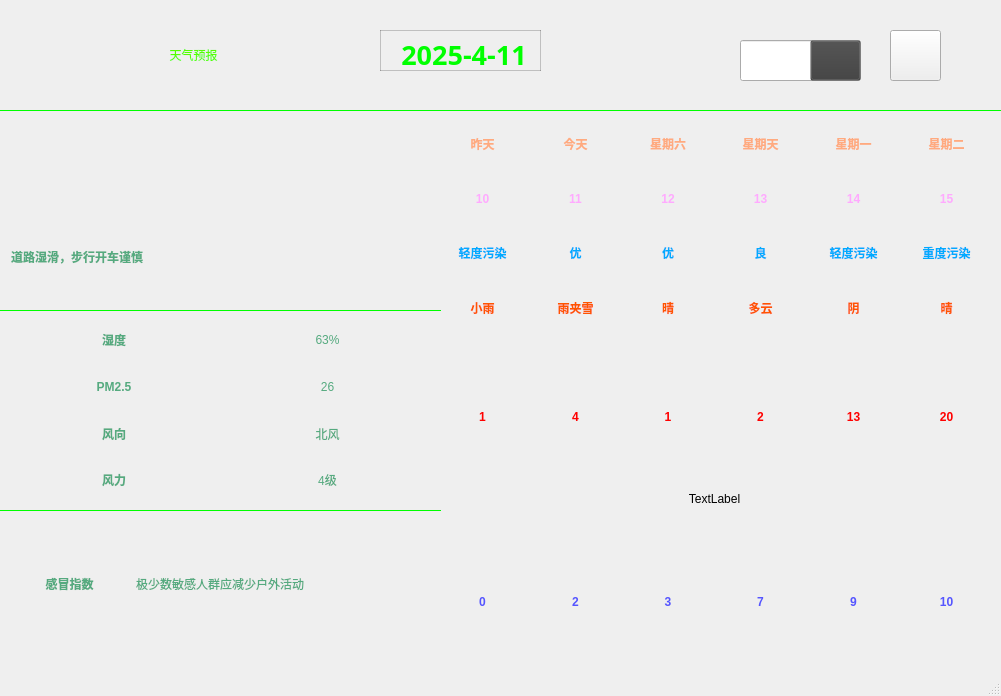
<?xml version="1.0" encoding="UTF-8"?>
<ui version="4.0">
 <class>weather</class>
 <widget class="QMainWindow" name="weather">
  <property name="geometry">
   <rect>
    <x>0</x>
    <y>0</y>
    <width>1001</width>
    <height>696</height>
   </rect>
  </property>
  <property name="windowTitle">
   <string>weather</string>
  </property>
  <property name="autoFillBackground">
   <bool>false</bool>
  </property>
  <widget class="QWidget" name="centralwidget">
   <widget class="QLineEdit" name="cityLineEdit">
    <property name="geometry">
     <rect>
      <x>740</x>
      <y>40</y>
      <width>121</width>
      <height>41</height>
     </rect>
    </property>
    <property name="cursor">
     <cursorShape>PointingHandCursor</cursorShape>
    </property>
    <property name="styleSheet">
     <string notr="true"/>
    </property>
   </widget>
   <widget class="QLabel" name="dateLb">
    <property name="geometry">
     <rect>
      <x>380</x>
      <y>30</y>
      <width>161</width>
      <height>41</height>
     </rect>
    </property>
    <property name="font">
     <font>
      <family>微软雅黑</family>
      <pointsize>20</pointsize>
      <weight>50</weight>
      <italic>false</italic>
      <bold>false</bold>
     </font>
    </property>
    <property name="styleSheet">
     <string notr="true">font: 20pt &quot;微软雅黑&quot;;
background-color: rgba(255, 255, 255, 0);
color: rgb(255, 255, 255);
border: 1px solid rgba(0, 0, 0, 0.2);
padding: 5px;</string>
    </property>
    <property name="midLineWidth">
     <number>1</number>
    </property>
    <property name="text">
     <string>&lt;html&gt;&lt;head/&gt;&lt;body&gt;&lt;p align=&quot;center&quot;&gt;&lt;span style=&quot; font-weight:600; color:#00ff00;&quot;&gt;2025-4-11&lt;/span&gt;&lt;/p&gt;&lt;/body&gt;&lt;/html&gt;</string>
    </property>
   </widget>
   <widget class="Line" name="hLine_1">
    <property name="geometry">
     <rect>
      <x>-10</x>
      <y>110</y>
      <width>1011</width>
      <height>20</height>
     </rect>
    </property>
    <property name="styleSheet">
     <string notr="true">QFrame {
    border: none;
    border-top: 1px solid rgb(0, 255, 0);
}</string>
    </property>
    <property name="orientation">
     <enum>Qt::Horizontal</enum>
    </property>
   </widget>
   <widget class="Line" name="hLine_10">
    <property name="geometry">
     <rect>
      <x>-10</x>
      <y>310</y>
      <width>451</width>
      <height>20</height>
     </rect>
    </property>
    <property name="styleSheet">
     <string notr="true">QFrame {
    border: none;
    border-top: 1px solid rgb(0, 255, 0);
}</string>
    </property>
    <property name="orientation">
     <enum>Qt::Horizontal</enum>
    </property>
   </widget>
   <widget class="Line" name="hLine_11">
    <property name="geometry">
     <rect>
      <x>0</x>
      <y>510</y>
      <width>441</width>
      <height>16</height>
     </rect>
    </property>
    <property name="styleSheet">
     <string notr="true">QFrame {
    border: none;
    border-top: 1px solid rgb(0, 255, 0);
}</string>
    </property>
    <property name="orientation">
     <enum>Qt::Horizontal</enum>
    </property>
   </widget>
   <widget class="QLabel" name="label">
    <property name="geometry">
     <rect>
      <x>3</x>
      <y>10</y>
      <width>381</width>
      <height>91</height>
     </rect>
    </property>
    <property name="styleSheet">
     <string notr="true">font: 20pt &quot;华文琥珀&quot;;
 background-color: rgba(255, 255, 255, 0);
 color: rgb(85, 255, 0);
</string>
    </property>
    <property name="text">
     <string>&lt;html&gt;&lt;head/&gt;&lt;body&gt;&lt;p align=&quot;center&quot;&gt;天气预报&lt;/p&gt;&lt;/body&gt;&lt;/html&gt;</string>
    </property>
   </widget>
   <widget class="QWidget" name="gridLayoutWidget">
    <property name="geometry">
     <rect>
      <x>10</x>
      <y>320</y>
      <width>421</width>
      <height>181</height>
     </rect>
    </property>
    <layout class="QGridLayout" name="gridLayout">
     <item row="1" column="1">
      <widget class="QLabel" name="pmnr">
       <property name="text">
        <string>&lt;html&gt;&lt;head/&gt;&lt;body&gt;&lt;p align=&quot;center&quot;&gt;&lt;span style=&quot; color:#55aa7f;&quot;&gt;26&lt;/span&gt;&lt;/p&gt;&lt;/body&gt;&lt;/html&gt;</string>
       </property>
      </widget>
     </item>
     <item row="3" column="1">
      <widget class="QLabel" name="flnr">
       <property name="text">
        <string>&lt;html&gt;&lt;head/&gt;&lt;body&gt;&lt;p align=&quot;center&quot;&gt;&lt;span style=&quot; color:#55aa7f;&quot;&gt;4级&lt;/span&gt;&lt;/p&gt;&lt;/body&gt;&lt;/html&gt;</string>
       </property>
      </widget>
     </item>
     <item row="1" column="0">
      <widget class="QLabel" name="pm">
       <property name="text">
        <string>&lt;html&gt;&lt;head/&gt;&lt;body&gt;&lt;p align=&quot;center&quot;&gt;&lt;span style=&quot; font-weight:600; color:#55aa7f;&quot;&gt;PM2.5&lt;/span&gt;&lt;/p&gt;&lt;/body&gt;&lt;/html&gt;</string>
       </property>
      </widget>
     </item>
     <item row="0" column="0">
      <widget class="QLabel" name="shidu">
       <property name="enabled">
        <bool>true</bool>
       </property>
       <property name="text">
        <string>&lt;html&gt;&lt;head/&gt;&lt;body&gt;&lt;p align=&quot;center&quot;&gt;&lt;span style=&quot; font-weight:600; color:#55aa7f;&quot;&gt;湿度&lt;/span&gt;&lt;/p&gt;&lt;/body&gt;&lt;/html&gt;</string>
       </property>
      </widget>
     </item>
     <item row="0" column="1">
      <widget class="QLabel" name="xidunr">
       <property name="text">
        <string>&lt;html&gt;&lt;head/&gt;&lt;body&gt;&lt;p align=&quot;center&quot;&gt;&lt;span style=&quot; color:#55aa7f;&quot;&gt;63%&lt;/span&gt;&lt;/p&gt;&lt;/body&gt;&lt;/html&gt;</string>
       </property>
      </widget>
     </item>
     <item row="3" column="0">
      <widget class="QLabel" name="fengl">
       <property name="text">
        <string>&lt;html&gt;&lt;head/&gt;&lt;body&gt;&lt;p align=&quot;center&quot;&gt;&lt;span style=&quot; font-weight:600; color:#55aa7f;&quot;&gt;风力&lt;/span&gt;&lt;/p&gt;&lt;/body&gt;&lt;/html&gt;</string>
       </property>
      </widget>
     </item>
     <item row="2" column="1">
      <widget class="QLabel" name="fxnr">
       <property name="text">
        <string>&lt;html&gt;&lt;head/&gt;&lt;body&gt;&lt;p align=&quot;center&quot;&gt;&lt;span style=&quot; color:#55aa7f;&quot;&gt;北风&lt;/span&gt;&lt;/p&gt;&lt;/body&gt;&lt;/html&gt;</string>
       </property>
      </widget>
     </item>
     <item row="2" column="0">
      <widget class="QLabel" name="fengx">
       <property name="text">
        <string>&lt;html&gt;&lt;head/&gt;&lt;body&gt;&lt;p align=&quot;center&quot;&gt;&lt;span style=&quot; font-weight:600; color:#55aa7f;&quot;&gt;风向&lt;/span&gt;&lt;/p&gt;&lt;/body&gt;&lt;/html&gt;</string>
       </property>
      </widget>
     </item>
    </layout>
   </widget>
   <widget class="QWidget" name="gridLayoutWidget_2">
    <property name="geometry">
     <rect>
      <x>9</x>
      <y>120</y>
      <width>421</width>
      <height>181</height>
     </rect>
    </property>
    <layout class="QGridLayout" name="gridLayout_4">
     <item row="0" column="2" rowspan="2">
      <widget class="QLabel" name="typewea">
       <property name="styleSheet">
        <string notr="true">border-image: url(:/day/day/sunny.png);
background-color: rgba(60, 60, 60, 0);</string>
       </property>
       <property name="text">
        <string>&lt;html&gt;&lt;head/&gt;&lt;body&gt;&lt;p align=&quot;center&quot;&gt;&lt;span style=&quot; font-weight:600; color:#55aa7f;&quot;&gt;&lt;/span&gt;&lt;/p&gt;&lt;/body&gt;&lt;/html&gt;</string>
       </property>
      </widget>
     </item>
     <item row="0" column="0">
      <widget class="QLabel" name="citywz">
       <property name="styleSheet">
        <string notr="true">image:url(:/weatherico/leaf.ico)</string>
       </property>
       <property name="text">
        <string>&lt;!DOCTYPE HTML PUBLIC &quot;-//W3C//DTD HTML 4.0//EN&quot; &quot;http://www.w3.org/TR/REC-html40/strict.dtd&quot;&gt;
&lt;html&gt;&lt;head&gt;&lt;meta name=&quot;qrichtext&quot; content=&quot;1&quot; /&gt;&lt;style type=&quot;text/css&quot;&gt;
p, li { white-space: pre-wrap; }
&lt;/style&gt;&lt;/head&gt;&lt;body style=&quot; font-family:'SimSun'; font-size:9pt; font-weight:400; font-style:normal;&quot;&gt;
&lt;p align=&quot;center&quot; style=&quot;-qt-paragraph-type:empty; margin-top:12px; margin-bottom:12px; margin-left:0px; margin-right:0px; -qt-block-indent:0; text-indent:0px;&quot;&gt;&lt;br /&gt;&lt;/p&gt;&lt;/body&gt;&lt;/html&gt;</string>
       </property>
      </widget>
     </item>
     <item row="1" column="0">
      <widget class="QLabel" name="jianyi">
       <property name="text">
        <string>&lt;html&gt;&lt;head/&gt;&lt;body&gt;&lt;p align=&quot;center&quot;&gt;&lt;span style=&quot; font-weight:600; color:#55aa7f;&quot;&gt;道路湿滑，步行开车谨慎&lt;/span&gt;&lt;/p&gt;&lt;/body&gt;&lt;/html&gt;</string>
       </property>
      </widget>
     </item>
     <item row="1" column="1">
      <widget class="QLabel" name="temLb">
       <property name="text">
        <string/>
       </property>
      </widget>
     </item>
     <item row="0" column="1">
      <widget class="QLabel" name="wz">
       <property name="text">
        <string/>
       </property>
      </widget>
     </item>
    </layout>
   </widget>
   <widget class="QWidget" name="gridLayoutWidget_3">
    <property name="geometry">
     <rect>
      <x>9</x>
      <y>519</y>
      <width>421</width>
      <height>131</height>
     </rect>
    </property>
    <layout class="QGridLayout" name="gridLayout_6">
     <item row="0" column="2">
      <widget class="QLabel" name="sunRiseSetLb">
       <property name="text">
        <string>&lt;html&gt;&lt;head/&gt;&lt;body&gt;&lt;p align=&quot;center&quot;&gt;&lt;br/&gt;&lt;/p&gt;&lt;/body&gt;&lt;/html&gt;</string>
       </property>
      </widget>
     </item>
     <item row="0" column="1">
      <widget class="QLabel" name="suggest">
       <property name="text">
        <string>&lt;html&gt;&lt;head/&gt;&lt;body&gt;&lt;p align=&quot;center&quot;&gt;&lt;span style=&quot; color:#55aa7f;&quot;&gt;极少数敏感人群应减少户外活动&lt;/span&gt;&lt;/p&gt;&lt;/body&gt;&lt;/html&gt;</string>
       </property>
      </widget>
     </item>
     <item row="0" column="0">
      <widget class="QLabel" name="coolill">
       <property name="text">
        <string>&lt;html&gt;&lt;head/&gt;&lt;body&gt;&lt;p align=&quot;center&quot;&gt;&lt;span style=&quot; font-weight:600; color:#55aa7f;&quot;&gt;感冒指数&lt;/span&gt;&lt;/p&gt;&lt;/body&gt;&lt;/html&gt;</string>
       </property>
      </widget>
     </item>
    </layout>
   </widget>
   <widget class="QWidget" name="gridLayoutWidget_4">
    <property name="geometry">
     <rect>
      <x>439</x>
      <y>120</y>
      <width>551</width>
      <height>321</height>
     </rect>
    </property>
    <layout class="QGridLayout" name="gridLayout_7">
     <item row="2" column="4">
      <widget class="QLabel" name="quli4">
       <property name="text">
        <string>&lt;html&gt;&lt;head/&gt;&lt;body&gt;&lt;p align=&quot;center&quot;&gt;&lt;span style=&quot; font-weight:600; color:#00aaff;&quot;&gt;轻度污染&lt;/span&gt;&lt;/p&gt;&lt;/body&gt;&lt;/html&gt;</string>
       </property>
      </widget>
     </item>
     <item row="4" column="4">
      <widget class="QLabel" name="tq4">
       <property name="styleSheet">
        <string notr="true">image:url(:/day/day/blowing_dust.png)</string>
       </property>
       <property name="text">
        <string/>
       </property>
      </widget>
     </item>
     <item row="3" column="3">
      <widget class="QLabel" name="we3">
       <property name="text">
        <string>&lt;html&gt;&lt;head/&gt;&lt;body&gt;&lt;p align=&quot;center&quot;&gt;&lt;span style=&quot; font-weight:600; color:#ff5500;&quot;&gt;多云&lt;/span&gt;&lt;/p&gt;&lt;/body&gt;&lt;/html&gt;</string>
       </property>
      </widget>
     </item>
     <item row="1" column="4">
      <widget class="QLabel" name="date4">
       <property name="text">
        <string>&lt;html&gt;&lt;head/&gt;&lt;body&gt;&lt;p align=&quot;center&quot;&gt;&lt;span style=&quot; font-weight:600; color:#ffaaff;&quot;&gt;14&lt;/span&gt;&lt;/p&gt;&lt;/body&gt;&lt;/html&gt;</string>
       </property>
      </widget>
     </item>
     <item row="2" column="1">
      <widget class="QLabel" name="quli1">
       <property name="text">
        <string>&lt;html&gt;&lt;head/&gt;&lt;body&gt;&lt;p align=&quot;center&quot;&gt;&lt;span style=&quot; font-weight:600; color:#00aaff;&quot;&gt;优&lt;/span&gt;&lt;/p&gt;&lt;/body&gt;&lt;/html&gt;</string>
       </property>
      </widget>
     </item>
     <item row="2" column="5">
      <widget class="QLabel" name="quli5">
       <property name="text">
        <string>&lt;html&gt;&lt;head/&gt;&lt;body&gt;&lt;p align=&quot;center&quot;&gt;&lt;span style=&quot; font-weight:600; color:#00aaff;&quot;&gt;重度污染&lt;/span&gt;&lt;/p&gt;&lt;/body&gt;&lt;/html&gt;</string>
       </property>
      </widget>
     </item>
     <item row="0" column="3">
      <widget class="QLabel" name="week3">
       <property name="text">
        <string>&lt;html&gt;&lt;head/&gt;&lt;body&gt;&lt;p align=&quot;center&quot;&gt;&lt;span style=&quot; font-weight:600; color:#ffaa7f;&quot;&gt;星期天&lt;/span&gt;&lt;/p&gt;&lt;/body&gt;&lt;/html&gt;</string>
       </property>
      </widget>
     </item>
     <item row="1" column="3">
      <widget class="QLabel" name="date3">
       <property name="text">
        <string>&lt;html&gt;&lt;head/&gt;&lt;body&gt;&lt;p align=&quot;center&quot;&gt;&lt;span style=&quot; font-weight:600; color:#ffaaff;&quot;&gt;13&lt;/span&gt;&lt;/p&gt;&lt;/body&gt;&lt;/html&gt;</string>
       </property>
      </widget>
     </item>
     <item row="3" column="2">
      <widget class="QLabel" name="we2">
       <property name="text">
        <string>&lt;html&gt;&lt;head/&gt;&lt;body&gt;&lt;p align=&quot;center&quot;&gt;&lt;span style=&quot; font-weight:600; color:#ff5500;&quot;&gt;晴&lt;/span&gt;&lt;/p&gt;&lt;/body&gt;&lt;/html&gt;</string>
       </property>
      </widget>
     </item>
     <item row="1" column="2">
      <widget class="QLabel" name="date2">
       <property name="text">
        <string>&lt;html&gt;&lt;head/&gt;&lt;body&gt;&lt;p align=&quot;center&quot;&gt;&lt;span style=&quot; font-weight:600; color:#ffaaff;&quot;&gt;12&lt;/span&gt;&lt;/p&gt;&lt;/body&gt;&lt;/html&gt;</string>
       </property>
      </widget>
     </item>
     <item row="5" column="2">
      <widget class="QLabel" name="h2">
       <property name="text">
        <string>&lt;html&gt;&lt;head/&gt;&lt;body&gt;&lt;p align=&quot;center&quot;&gt;&lt;span style=&quot; font-weight:600; color:#ff0000;&quot;&gt;1&lt;/span&gt;&lt;/p&gt;&lt;/body&gt;&lt;/html&gt;</string>
       </property>
      </widget>
     </item>
     <item row="4" column="0">
      <widget class="QLabel" name="tq0">
       <property name="styleSheet">
        <string notr="true">image:url(:/day/day/cloudy.png)</string>
       </property>
       <property name="text">
        <string/>
       </property>
      </widget>
     </item>
     <item row="5" column="1">
      <widget class="QLabel" name="h1">
       <property name="text">
        <string>&lt;html&gt;&lt;head/&gt;&lt;body&gt;&lt;p align=&quot;center&quot;&gt;&lt;span style=&quot; font-weight:600; color:#ff0000;&quot;&gt;4&lt;/span&gt;&lt;/p&gt;&lt;/body&gt;&lt;/html&gt;</string>
       </property>
      </widget>
     </item>
     <item row="0" column="2">
      <widget class="QLabel" name="week2">
       <property name="text">
        <string>&lt;html&gt;&lt;head/&gt;&lt;body&gt;&lt;p align=&quot;center&quot;&gt;&lt;span style=&quot; font-weight:600; color:#ffaa7f;&quot;&gt;星期六&lt;/span&gt;&lt;/p&gt;&lt;/body&gt;&lt;/html&gt;</string>
       </property>
      </widget>
     </item>
     <item row="4" column="5">
      <widget class="QLabel" name="tq5">
       <property name="styleSheet">
        <string notr="true">image:url(:/night/night/snow_shower.png)</string>
       </property>
       <property name="text">
        <string/>
       </property>
      </widget>
     </item>
     <item row="4" column="1">
      <widget class="QLabel" name="tq1">
       <property name="styleSheet">
        <string notr="true">image: url(:/day/day/extreme_rain.png);</string>
       </property>
       <property name="text">
        <string/>
       </property>
      </widget>
     </item>
     <item row="1" column="0">
      <widget class="QLabel" name="date0">
       <property name="text">
        <string>&lt;html&gt;&lt;head/&gt;&lt;body&gt;&lt;p align=&quot;center&quot;&gt;&lt;span style=&quot; font-weight:600; color:#ffaaff;&quot;&gt;10&lt;/span&gt;&lt;/p&gt;&lt;/body&gt;&lt;/html&gt;</string>
       </property>
      </widget>
     </item>
     <item row="5" column="0">
      <widget class="QLabel" name="h0">
       <property name="text">
        <string>&lt;html&gt;&lt;head/&gt;&lt;body&gt;&lt;p align=&quot;center&quot;&gt;&lt;span style=&quot; font-weight:600; color:#ff0000;&quot;&gt;1&lt;/span&gt;&lt;/p&gt;&lt;/body&gt;&lt;/html&gt;</string>
       </property>
      </widget>
     </item>
     <item row="5" column="4">
      <widget class="QLabel" name="h4">
       <property name="text">
        <string>&lt;html&gt;&lt;head/&gt;&lt;body&gt;&lt;p align=&quot;center&quot;&gt;&lt;span style=&quot; font-weight:600; color:#ff0000;&quot;&gt;13&lt;/span&gt;&lt;/p&gt;&lt;/body&gt;&lt;/html&gt;</string>
       </property>
      </widget>
     </item>
     <item row="4" column="2">
      <widget class="QLabel" name="tq2">
       <property name="styleSheet">
        <string notr="true">image:url(:/day/day/sunny.png)</string>
       </property>
       <property name="text">
        <string/>
       </property>
      </widget>
     </item>
     <item row="5" column="5">
      <widget class="QLabel" name="h5">
       <property name="text">
        <string>&lt;html&gt;&lt;head/&gt;&lt;body&gt;&lt;p align=&quot;center&quot;&gt;&lt;span style=&quot; font-weight:600; color:#ff0000;&quot;&gt;20&lt;/span&gt;&lt;/p&gt;&lt;/body&gt;&lt;/html&gt;</string>
       </property>
      </widget>
     </item>
     <item row="1" column="1">
      <widget class="QLabel" name="date1">
       <property name="text">
        <string>&lt;html&gt;&lt;head/&gt;&lt;body&gt;&lt;p align=&quot;center&quot;&gt;&lt;span style=&quot; font-weight:600; color:#ffaaff;&quot;&gt;11&lt;/span&gt;&lt;/p&gt;&lt;/body&gt;&lt;/html&gt;</string>
       </property>
      </widget>
     </item>
     <item row="2" column="3">
      <widget class="QLabel" name="quli3">
       <property name="text">
        <string>&lt;html&gt;&lt;head/&gt;&lt;body&gt;&lt;p align=&quot;center&quot;&gt;&lt;span style=&quot; font-weight:600; color:#00aaff;&quot;&gt;良&lt;/span&gt;&lt;/p&gt;&lt;/body&gt;&lt;/html&gt;</string>
       </property>
      </widget>
     </item>
     <item row="0" column="0">
      <widget class="QLabel" name="week0">
       <property name="text">
        <string>&lt;html&gt;&lt;head/&gt;&lt;body&gt;&lt;p align=&quot;center&quot;&gt;&lt;span style=&quot; font-weight:600; color:#ffaa7f;&quot;&gt;昨天&lt;/span&gt;&lt;/p&gt;&lt;/body&gt;&lt;/html&gt;</string>
       </property>
      </widget>
     </item>
     <item row="3" column="4">
      <widget class="QLabel" name="we4">
       <property name="text">
        <string>&lt;html&gt;&lt;head/&gt;&lt;body&gt;&lt;p align=&quot;center&quot;&gt;&lt;span style=&quot; font-weight:600; color:#ff5500;&quot;&gt;阴&lt;/span&gt;&lt;/p&gt;&lt;/body&gt;&lt;/html&gt;</string>
       </property>
      </widget>
     </item>
     <item row="0" column="4">
      <widget class="QLabel" name="week4">
       <property name="text">
        <string>&lt;html&gt;&lt;head/&gt;&lt;body&gt;&lt;p align=&quot;center&quot;&gt;&lt;span style=&quot; font-weight:600; color:#ffaa7f;&quot;&gt;星期一&lt;/span&gt;&lt;/p&gt;&lt;/body&gt;&lt;/html&gt;</string>
       </property>
      </widget>
     </item>
     <item row="5" column="3">
      <widget class="QLabel" name="h3">
       <property name="text">
        <string>&lt;html&gt;&lt;head/&gt;&lt;body&gt;&lt;p align=&quot;center&quot;&gt;&lt;span style=&quot; font-weight:600; color:#ff0000;&quot;&gt;2&lt;/span&gt;&lt;/p&gt;&lt;/body&gt;&lt;/html&gt;</string>
       </property>
      </widget>
     </item>
     <item row="3" column="5">
      <widget class="QLabel" name="we5">
       <property name="text">
        <string>&lt;html&gt;&lt;head/&gt;&lt;body&gt;&lt;p align=&quot;center&quot;&gt;&lt;span style=&quot; font-weight:600; color:#ff5500;&quot;&gt;晴&lt;/span&gt;&lt;/p&gt;&lt;/body&gt;&lt;/html&gt;</string>
       </property>
      </widget>
     </item>
     <item row="0" column="5">
      <widget class="QLabel" name="week5">
       <property name="text">
        <string>&lt;html&gt;&lt;head/&gt;&lt;body&gt;&lt;p align=&quot;center&quot;&gt;&lt;span style=&quot; font-weight:600; color:#ffaa7f;&quot;&gt;星期二&lt;/span&gt;&lt;/p&gt;&lt;/body&gt;&lt;/html&gt;</string>
       </property>
      </widget>
     </item>
     <item row="2" column="0">
      <widget class="QLabel" name="quli0">
       <property name="text">
        <string>&lt;html&gt;&lt;head/&gt;&lt;body&gt;&lt;p align=&quot;center&quot;&gt;&lt;span style=&quot; font-weight:600; color:#00aaff;&quot;&gt;轻度污染&lt;/span&gt;&lt;/p&gt;&lt;/body&gt;&lt;/html&gt;</string>
       </property>
      </widget>
     </item>
     <item row="3" column="0">
      <widget class="QLabel" name="we0">
       <property name="text">
        <string>&lt;html&gt;&lt;head/&gt;&lt;body&gt;&lt;p align=&quot;center&quot;&gt;&lt;span style=&quot; font-weight:600; color:#ff5500;&quot;&gt;小雨&lt;/span&gt;&lt;/p&gt;&lt;/body&gt;&lt;/html&gt;</string>
       </property>
      </widget>
     </item>
     <item row="0" column="1">
      <widget class="QLabel" name="week1">
       <property name="text">
        <string>&lt;html&gt;&lt;head/&gt;&lt;body&gt;&lt;p align=&quot;center&quot;&gt;&lt;span style=&quot; font-weight:600; color:#ffaa7f;&quot;&gt;今天&lt;/span&gt;&lt;/p&gt;&lt;/body&gt;&lt;/html&gt;</string>
       </property>
      </widget>
     </item>
     <item row="2" column="2">
      <widget class="QLabel" name="quli2">
       <property name="text">
        <string>&lt;html&gt;&lt;head/&gt;&lt;body&gt;&lt;p align=&quot;center&quot;&gt;&lt;span style=&quot; font-weight:600; color:#00aaff;&quot;&gt;优&lt;/span&gt;&lt;/p&gt;&lt;/body&gt;&lt;/html&gt;</string>
       </property>
      </widget>
     </item>
     <item row="4" column="3">
      <widget class="QLabel" name="tq3">
       <property name="styleSheet">
        <string notr="true">image:url(:/day/day/dust_storm.png)</string>
       </property>
       <property name="text">
        <string/>
       </property>
      </widget>
     </item>
     <item row="3" column="1">
      <widget class="QLabel" name="we1">
       <property name="text">
        <string>&lt;html&gt;&lt;head/&gt;&lt;body&gt;&lt;p align=&quot;center&quot;&gt;&lt;span style=&quot; font-weight:600; color:#ff5500;&quot;&gt;雨夹雪&lt;/span&gt;&lt;/p&gt;&lt;/body&gt;&lt;/html&gt;</string>
       </property>
      </widget>
     </item>
     <item row="1" column="5">
      <widget class="QLabel" name="date5">
       <property name="text">
        <string>&lt;html&gt;&lt;head/&gt;&lt;body&gt;&lt;p align=&quot;center&quot;&gt;&lt;span style=&quot; font-weight:600; color:#ffaaff;&quot;&gt;15&lt;/span&gt;&lt;/p&gt;&lt;/body&gt;&lt;/html&gt;</string>
       </property>
      </widget>
     </item>
    </layout>
   </widget>
   <widget class="QWidget" name="gridLayoutWidget_5">
    <property name="geometry">
     <rect>
      <x>439</x>
      <y>450</y>
      <width>551</width>
      <height>201</height>
     </rect>
    </property>
    <layout class="QGridLayout" name="gridLayout_8">
     <item row="1" column="3">
      <widget class="QLabel" name="l3">
       <property name="text">
        <string>&lt;html&gt;&lt;head/&gt;&lt;body&gt;&lt;p align=&quot;center&quot;&gt;&lt;span style=&quot; font-weight:600; color:#5555ff;&quot;&gt;7&lt;/span&gt;&lt;/p&gt;&lt;/body&gt;&lt;/html&gt;</string>
       </property>
      </widget>
     </item>
     <item row="1" column="4">
      <widget class="QLabel" name="l4">
       <property name="text">
        <string>&lt;html&gt;&lt;head/&gt;&lt;body&gt;&lt;p align=&quot;center&quot;&gt;&lt;span style=&quot; font-weight:600; color:#5555ff;&quot;&gt;9&lt;/span&gt;&lt;/p&gt;&lt;/body&gt;&lt;/html&gt;</string>
       </property>
      </widget>
     </item>
     <item row="1" column="1">
      <widget class="QLabel" name="l1">
       <property name="text">
        <string>&lt;html&gt;&lt;head/&gt;&lt;body&gt;&lt;p align=&quot;center&quot;&gt;&lt;span style=&quot; font-weight:600; color:#5555ff;&quot;&gt;2&lt;/span&gt;&lt;/p&gt;&lt;/body&gt;&lt;/html&gt;</string>
       </property>
      </widget>
     </item>
     <item row="0" column="0" colspan="6">
      <widget class="QLabel" name="curveLb">
       <property name="text">
        <string>&lt;html&gt;&lt;head/&gt;&lt;body&gt;&lt;p align=&quot;center&quot;&gt;TextLabel&lt;/p&gt;&lt;/body&gt;&lt;/html&gt;</string>
       </property>
      </widget>
     </item>
     <item row="1" column="0">
      <widget class="QLabel" name="l0">
       <property name="text">
        <string>&lt;html&gt;&lt;head/&gt;&lt;body&gt;&lt;p align=&quot;center&quot;&gt;&lt;span style=&quot; font-weight:600; color:#5555ff;&quot;&gt;0&lt;/span&gt;&lt;/p&gt;&lt;/body&gt;&lt;/html&gt;</string>
       </property>
      </widget>
     </item>
     <item row="1" column="5">
      <widget class="QLabel" name="l5">
       <property name="text">
        <string>&lt;html&gt;&lt;head/&gt;&lt;body&gt;&lt;p align=&quot;center&quot;&gt;&lt;span style=&quot; font-weight:600; color:#5555ff;&quot;&gt;10&lt;/span&gt;&lt;/p&gt;&lt;/body&gt;&lt;/html&gt;</string>
       </property>
      </widget>
     </item>
     <item row="1" column="2">
      <widget class="QLabel" name="l2">
       <property name="text">
        <string>&lt;html&gt;&lt;head/&gt;&lt;body&gt;&lt;p align=&quot;center&quot;&gt;&lt;span style=&quot; font-weight:600; color:#5555ff;&quot;&gt;3&lt;/span&gt;&lt;/p&gt;&lt;/body&gt;&lt;/html&gt;</string>
       </property>
      </widget>
     </item>
    </layout>
   </widget>
   <widget class="QPushButton" name="refresh">
    <property name="geometry">
     <rect>
      <x>890</x>
      <y>30</y>
      <width>51</width>
      <height>51</height>
     </rect>
    </property>
    <property name="font">
     <font>
      <family>Adobe 宋体 Std L</family>
      <pointsize>6</pointsize>
     </font>
    </property>
    <property name="cursor">
     <cursorShape>PointingHandCursor</cursorShape>
    </property>
    <property name="styleSheet">
     <string notr="true">image:url(:/weatherico/refresh.ico)</string>
    </property>
    <property name="text">
     <string/>
    </property>
   </widget>
   <widget class="QPushButton" name="pushButton">
    <property name="geometry">
     <rect>
      <x>810</x>
      <y>40</y>
      <width>51</width>
      <height>41</height>
     </rect>
    </property>
    <property name="styleSheet">
     <string notr="true">border-image: url(:/weatherico/search.png);
background-color: rgba(60, 60, 60, 0);</string>
    </property>
    <property name="text">
     <string/>
    </property>
   </widget>
  </widget>
  <widget class="QStatusBar" name="statusbar"/>
  <widget class="QMenuBar" name="menubar">
   <property name="geometry">
    <rect>
     <x>0</x>
     <y>0</y>
     <width>1001</width>
     <height>21</height>
    </rect>
   </property>
  </widget>
 </widget>
 <resources/>
 <connections/>
</ui>
